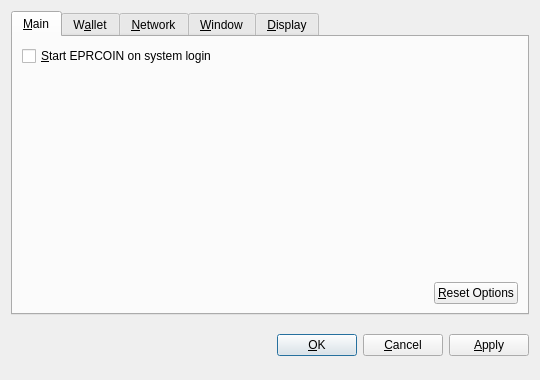
<?xml version="1.0" encoding="UTF-8"?>
<ui version="4.0">
 <class>OptionsDialog</class>
 <widget class="QDialog" name="OptionsDialog">
  <property name="geometry">
   <rect>
    <x>0</x>
    <y>0</y>
    <width>540</width>
    <height>380</height>
   </rect>
  </property>
  <property name="windowTitle">
   <string>Options</string>
  </property>
  <property name="modal">
   <bool>true</bool>
  </property>
  <layout class="QVBoxLayout" name="verticalLayout">
   <item>
    <widget class="QTabWidget" name="tabWidget">
     <property name="tabPosition">
      <enum>QTabWidget::North</enum>
     </property>
     <property name="currentIndex">
      <number>0</number>
     </property>
     <widget class="QWidget" name="tabMain">
      <attribute name="title">
       <string>&amp;Main</string>
      </attribute>
      <layout class="QVBoxLayout" name="verticalLayout_Main">
       <item>
        <widget class="QCheckBox" name="bitcoinAtStartup">
         <property name="toolTip">
          <string>Automatically start EPRCOIN after logging in to the system.</string>
         </property>
         <property name="text">
          <string>&amp;Start EPRCOIN on system login</string>
         </property>
        </widget>
       </item>
       <item>
        <spacer name="verticalSpacer_Main">
         <property name="orientation">
          <enum>Qt::Vertical</enum>
         </property>
         <property name="sizeHint" stdset="0">
          <size>
           <width>20</width>
           <height>40</height>
          </size>
         </property>
        </spacer>
       </item>
       <item>
        <layout class="QHBoxLayout" name="horizontalLayout_2_Main">
         <item>
          <spacer name="horizontalSpacer_2_Main">
           <property name="orientation">
            <enum>Qt::Horizontal</enum>
           </property>
           <property name="sizeHint" stdset="0">
            <size>
             <width>40</width>
             <height>20</height>
            </size>
           </property>
          </spacer>
         </item>
         <item>
          <widget class="QPushButton" name="resetButton">
           <property name="toolTip">
            <string>Reset all client options to default.</string>
           </property>
           <property name="text">
            <string>&amp;Reset Options</string>
           </property>
           <property name="autoDefault">
            <bool>false</bool>
           </property>
          </widget>
         </item>
        </layout>
       </item>
      </layout>
     </widget>
     <widget class="QWidget" name="tabWallet">
      <attribute name="title">
       <string>W&amp;allet</string>
      </attribute>
      <layout class="QVBoxLayout" name="verticalLayout_Network">
       <item>
        <widget class="QLabel" name="transactionFeeInfoLabel">
         <property name="text">
          <string>Optional transaction fee per kB that helps make sure your transactions are processed quickly. Most transactions are 1 kB.</string>
         </property>
         <property name="textFormat">
          <enum>Qt::PlainText</enum>
         </property>
         <property name="wordWrap">
          <bool>true</bool>
         </property>
        </widget>
       </item>
       <item>
        <layout class="QHBoxLayout" name="horizontalLayout_1_Main">
         <item>
          <widget class="QLabel" name="transactionFeeLabel">
           <property name="text">
            <string>Pay transaction &amp;fee</string>
           </property>
           <property name="textFormat">
            <enum>Qt::PlainText</enum>
           </property>
           <property name="buddy">
            <cstring>transactionFee</cstring>
           </property>
          </widget>
         </item>
         <item>
          <widget class="BitcoinAmountField" name="transactionFee"/>
         </item>
         <item>
          <spacer name="horizontalSpacer_1_Main">
           <property name="orientation">
            <enum>Qt::Horizontal</enum>
           </property>
           <property name="sizeHint" stdset="0">
            <size>
             <width>40</width>
             <height>20</height>
            </size>
           </property>
          </spacer>
         </item>
        </layout>
       </item>
       <item>
        <widget class="QLabel" name="label">
         <property name="text">
          <string>If you disable the spending of unconfirmed change, the change from a transaction cannot be used until that transaction has at least one confirmation. This also affects how your balance is computed.</string>
         </property>
         <property name="wordWrap">
          <bool>true</bool>
         </property>
        </widget>
       </item>
       <item>
        <widget class="QCheckBox" name="spendZeroConfChange">
         <property name="text">
          <string>Spend unconfirmed change  (experts only)</string>
         </property>
        </widget>
       </item>
       <item>
        <spacer name="verticalSpacer">
         <property name="orientation">
          <enum>Qt::Vertical</enum>
         </property>
         <property name="sizeHint" stdset="0">
          <size>
           <width>20</width>
           <height>40</height>
          </size>
         </property>
        </spacer>
       </item>
      </layout>
     </widget>
     <widget class="QWidget" name="tabNetwork">
      <attribute name="title">
       <string>&amp;Network</string>
      </attribute>
      <layout class="QVBoxLayout" name="verticalLayout_Network">
       <item>
        <widget class="QCheckBox" name="mapPortUpnp">
         <property name="toolTip">
          <string>Automatically open the EPRCOIN client port on the router. This only works when your router supports UPnP and it is enabled.</string>
         </property>
         <property name="text">
          <string>Map port using &amp;UPnP</string>
         </property>
        </widget>
       </item>
       <item>
        <widget class="QCheckBox" name="connectSocks">
         <property name="toolTip">
          <string>Connect to the EPRCOIN network through a SOCKS proxy (e.g. when connecting through Tor).</string>
         </property>
         <property name="text">
          <string>&amp;Connect through SOCKS proxy:</string>
         </property>
        </widget>
       </item>
       <item>
        <layout class="QHBoxLayout" name="horizontalLayout_Network">
         <item>
          <widget class="QLabel" name="proxyIpLabel">
           <property name="text">
            <string>Proxy &amp;IP:</string>
           </property>
           <property name="textFormat">
            <enum>Qt::PlainText</enum>
           </property>
           <property name="buddy">
            <cstring>proxyIp</cstring>
           </property>
          </widget>
         </item>
         <item>
          <widget class="QValidatedLineEdit" name="proxyIp">
           <property name="maximumSize">
            <size>
             <width>140</width>
             <height>16777215</height>
            </size>
           </property>
           <property name="toolTip">
            <string>IP address of the proxy (e.g. 127.0.0.1)</string>
           </property>
          </widget>
         </item>
         <item>
          <widget class="QLabel" name="proxyPortLabel">
           <property name="text">
            <string>&amp;Port:</string>
           </property>
           <property name="textFormat">
            <enum>Qt::PlainText</enum>
           </property>
           <property name="buddy">
            <cstring>proxyPort</cstring>
           </property>
          </widget>
         </item>
         <item>
          <widget class="QLineEdit" name="proxyPort">
           <property name="maximumSize">
            <size>
             <width>55</width>
             <height>16777215</height>
            </size>
           </property>
           <property name="toolTip">
            <string>Port of the proxy (e.g. 9050)</string>
           </property>
          </widget>
         </item>
         <item>
          <widget class="QLabel" name="socksVersionLabel">
           <property name="text">
            <string>SOCKS &amp;Version:</string>
           </property>
           <property name="textFormat">
            <enum>Qt::PlainText</enum>
           </property>
           <property name="buddy">
            <cstring>socksVersion</cstring>
           </property>
          </widget>
         </item>
         <item>
          <widget class="QValueComboBox" name="socksVersion">
           <property name="toolTip">
            <string>SOCKS version of the proxy (e.g. 5)</string>
           </property>
          </widget>
         </item>
         <item>
          <spacer name="horizontalSpacer_Network">
           <property name="orientation">
            <enum>Qt::Horizontal</enum>
           </property>
           <property name="sizeHint" stdset="0">
            <size>
             <width>40</width>
             <height>20</height>
            </size>
           </property>
          </spacer>
         </item>
        </layout>
       </item>
       <item>
        <spacer name="verticalSpacer_Network">
         <property name="orientation">
          <enum>Qt::Vertical</enum>
         </property>
         <property name="sizeHint" stdset="0">
          <size>
           <width>20</width>
           <height>40</height>
          </size>
         </property>
        </spacer>
       </item>
      </layout>
     </widget>
     <widget class="QWidget" name="tabWindow">
      <attribute name="title">
       <string>&amp;Window</string>
      </attribute>
      <layout class="QVBoxLayout" name="verticalLayout_Window">
       <item>
        <widget class="QCheckBox" name="minimizeToTray">
         <property name="toolTip">
          <string>Show only a tray icon after minimizing the window.</string>
         </property>
         <property name="text">
          <string>&amp;Minimize to the tray instead of the taskbar</string>
         </property>
        </widget>
       </item>
       <item>
        <widget class="QCheckBox" name="minimizeOnClose">
         <property name="toolTip">
          <string>Minimize instead of exit the application when the window is closed. When this option is enabled, the application will be closed only after selecting Quit in the menu.</string>
         </property>
         <property name="text">
          <string>M&amp;inimize on close</string>
         </property>
        </widget>
       </item>
       <item>
        <spacer name="verticalSpacer_Window">
         <property name="orientation">
          <enum>Qt::Vertical</enum>
         </property>
         <property name="sizeHint" stdset="0">
          <size>
           <width>20</width>
           <height>40</height>
          </size>
         </property>
        </spacer>
       </item>
      </layout>
     </widget>
     <widget class="QWidget" name="tabDisplay">
      <attribute name="title">
       <string>&amp;Display</string>
      </attribute>
      <layout class="QVBoxLayout" name="verticalLayout_Display">
       <item>
        <layout class="QHBoxLayout" name="horizontalLayout_1_Display">
         <item>
          <widget class="QLabel" name="langLabel">
           <property name="text">
            <string>User Interface &amp;language:</string>
           </property>
           <property name="textFormat">
            <enum>Qt::PlainText</enum>
           </property>
           <property name="buddy">
            <cstring>lang</cstring>
           </property>
          </widget>
         </item>
         <item>
          <widget class="QValueComboBox" name="lang">
           <property name="toolTip">
            <string>The user interface language can be set here. This setting will take effect after restarting EPRCOIN.</string>
           </property>
          </widget>
         </item>
        </layout>
       </item>
       <item>
        <layout class="QHBoxLayout" name="horizontalLayout_2_Display">
         <item>
          <widget class="QLabel" name="unitLabel">
           <property name="text">
            <string>&amp;Unit to show amounts in:</string>
           </property>
           <property name="textFormat">
            <enum>Qt::PlainText</enum>
           </property>
           <property name="buddy">
            <cstring>unit</cstring>
           </property>
          </widget>
         </item>
         <item>
          <widget class="QValueComboBox" name="unit">
           <property name="toolTip">
            <string>Choose the default subdivision unit to show in the interface and when sending coins.</string>
           </property>
          </widget>
         </item>
        </layout>
       </item>
       <item>
        <widget class="QCheckBox" name="displayAddresses">
         <property name="toolTip">
          <string>Whether to show EPRCOIN addresses in the transaction list or not.</string>
         </property>
         <property name="text">
          <string>&amp;Display addresses in transaction list</string>
         </property>
        </widget>
       </item>
       <item>
        <widget class="QCheckBox" name="coinControlFeatures">
         <property name="toolTip">
          <string>Whether to show coin control features or not.</string>
         </property>
         <property name="text">
          <string>Display coin &amp;control features (experts only!)</string>
         </property>
        </widget>
       </item>
       <item>
        <spacer name="verticalSpacer_Display">
         <property name="orientation">
          <enum>Qt::Vertical</enum>
         </property>
         <property name="sizeHint" stdset="0">
          <size>
           <width>20</width>
           <height>40</height>
          </size>
         </property>
        </spacer>
       </item>
      </layout>
     </widget>
    </widget>
   </item>
   <item>
    <layout class="QHBoxLayout" name="horizontalLayout_Buttons">
     <item>
      <spacer name="horizontalSpacer_1">
       <property name="orientation">
        <enum>Qt::Horizontal</enum>
       </property>
       <property name="sizeHint" stdset="0">
        <size>
         <width>40</width>
         <height>48</height>
        </size>
       </property>
      </spacer>
     </item>
     <item>
      <widget class="QLabel" name="statusLabel">
       <property name="font">
        <font>
         <weight>75</weight>
         <bold>true</bold>
        </font>
       </property>
       <property name="text">
        <string/>
       </property>
       <property name="textFormat">
        <enum>Qt::PlainText</enum>
       </property>
       <property name="wordWrap">
        <bool>true</bool>
       </property>
      </widget>
     </item>
     <item>
      <spacer name="horizontalSpacer_2">
       <property name="orientation">
        <enum>Qt::Horizontal</enum>
       </property>
       <property name="sizeHint" stdset="0">
        <size>
         <width>40</width>
         <height>48</height>
        </size>
       </property>
      </spacer>
     </item>
     <item>
      <widget class="QPushButton" name="okButton">
       <property name="text">
        <string>&amp;OK</string>
       </property>
      </widget>
     </item>
     <item>
      <widget class="QPushButton" name="cancelButton">
       <property name="text">
        <string>&amp;Cancel</string>
       </property>
       <property name="autoDefault">
        <bool>false</bool>
       </property>
      </widget>
     </item>
     <item>
      <widget class="QPushButton" name="applyButton">
       <property name="text">
        <string>&amp;Apply</string>
       </property>
       <property name="autoDefault">
        <bool>false</bool>
       </property>
      </widget>
     </item>
    </layout>
   </item>
  </layout>
 </widget>
 <customwidgets>
  <customwidget>
   <class>BitcoinAmountField</class>
   <extends>QSpinBox</extends>
   <header>bitcoinamountfield.h</header>
  </customwidget>
  <customwidget>
   <class>QValueComboBox</class>
   <extends>QComboBox</extends>
   <header>qvaluecombobox.h</header>
  </customwidget>
  <customwidget>
   <class>QValidatedLineEdit</class>
   <extends>QLineEdit</extends>
   <header>qvalidatedlineedit.h</header>
  </customwidget>
 </customwidgets>
 <resources/>
 <connections/>
</ui>
